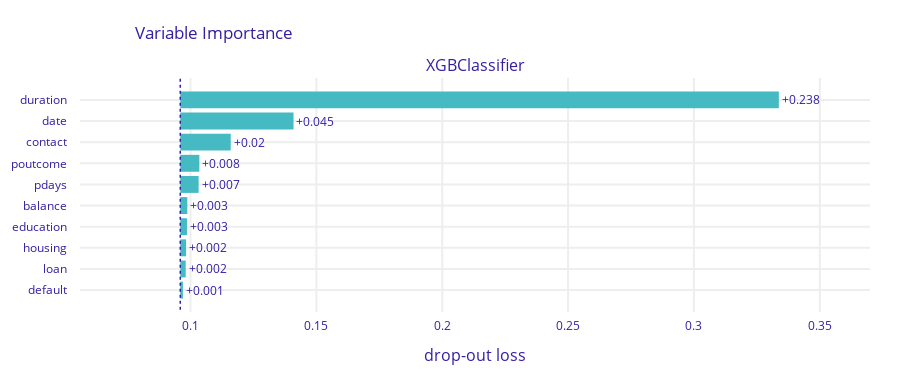

Write notebook code for a chart like this one.
### Code cell
vi_grouped.plot()

### Figure 1 — Plotly figure (JSON) as saved in the notebook; plotly's stock layout.template omitted (floating-point values rounded to 4 significant figures)
{"data": [{"base": 0.09593, "hoverinfo": "text", "hoverlabel": {"bgcolor": "rgba(0,0,0,0.8)"}, "hovertext": ["Model: XGBClassifier loss after<br>variable: duration is permuted: 0.334<br>Drop-out loss change: +0.238", "Model: XGBClassifier loss after<br>variable: date is permuted: 0.141<br>Drop-out loss change: +0.045", "Model: XGBClassifier loss after<br>variable: contact is permuted: 0.116<br>Drop-out loss change: +0.02", "Model: XGBClassifier loss after<br>variable: poutcome is permuted: 0.104<br>Drop-out loss change: +0.008", "Model: XGBClassifier loss after<br>variable: pdays is permuted: 0.103<br>Drop-out loss change: +0.007", "Model: XGBClassifier loss after<br>variable: balance is permuted: 0.099<br>Drop-out loss change: +0.003", "Model: XGBClassifier loss after<br>variable: education is permuted: 0.099<br>Drop-out loss change: +0.003", "Model: XGBClassifier loss after<br>variable: housing is permuted: 0.098<br>Drop-out loss change: +0.002", "Model: XGBClassifier loss after<br>variable: loan is permuted: 0.098<br>Drop-out loss change: +0.002", "Model: XGBClassifier loss after<br>variable: default is permuted: 0.097<br>Drop-out loss change: +0.001"], "marker": {"color": "#46bac2"}, "orientation": "h", "showlegend": false, "text": ["+0.238", "+0.045", "+0.02", "+0.008", "+0.007", "+0.003", "+0.003", "+0.002", "+0.002", "+0.001"], "textposition": "outside", "type": "bar", "x": [0.2378, 0.045, 0.02004, 0.007584, 0.007291, 0.002804, 0.00266, 0.002308, 0.002156, 0.001051], "xaxis": "x", "y": ["duration", "date", "contact", "poutcome", "pdays", "balance", "education", "housing", "loan", "default"], "yaxis": "y"}], "layout": {"annotations": [{"font": {"size": 16}, "showarrow": false, "text": "XGBClassifier", "x": 0.5, "xanchor": "center", "xref": "paper", "y": 1, "yanchor": "bottom", "yref": "paper"}, {"font": {"size": 16}, "showarrow": false, "text": "drop-out loss", "x": 0.5, "xanchor": "center", "xref": "paper", "y": 0, "yanchor": "top", "yref": "paper", "yshift": -30}], "font": {"color": "#371ea3"}, "height": 383, "margin": {"b": 71, "r": 30, "t": 78}, "shapes": [{"line": {"color": "#371ea3", "dash": "dot", "width": 1.5}, "type": "line", "x0": 0.09593, "x1": 0.09593, "xref": "x", "y0": -1, "y1": 10, "yref": "y"}], "title": {"text": "Variable Importance", "x": 0.15}, "xaxis": {"anchor": "y", "automargin": true, "domain": [0, 1], "fixedrange": true, "gridwidth": 2, "range": [0.0561, 0.3699], "tickcolor": "white", "ticklen": 3, "ticks": "outside", "type": "linear", "zeroline": false}, "yaxis": {"anchor": "x", "automargin": true, "autorange": "reversed", "domain": [0, 1], "fixedrange": true, "gridwidth": 2, "tickcolor": "white", "ticklen": 10, "ticks": "outside", "type": "category"}}}
